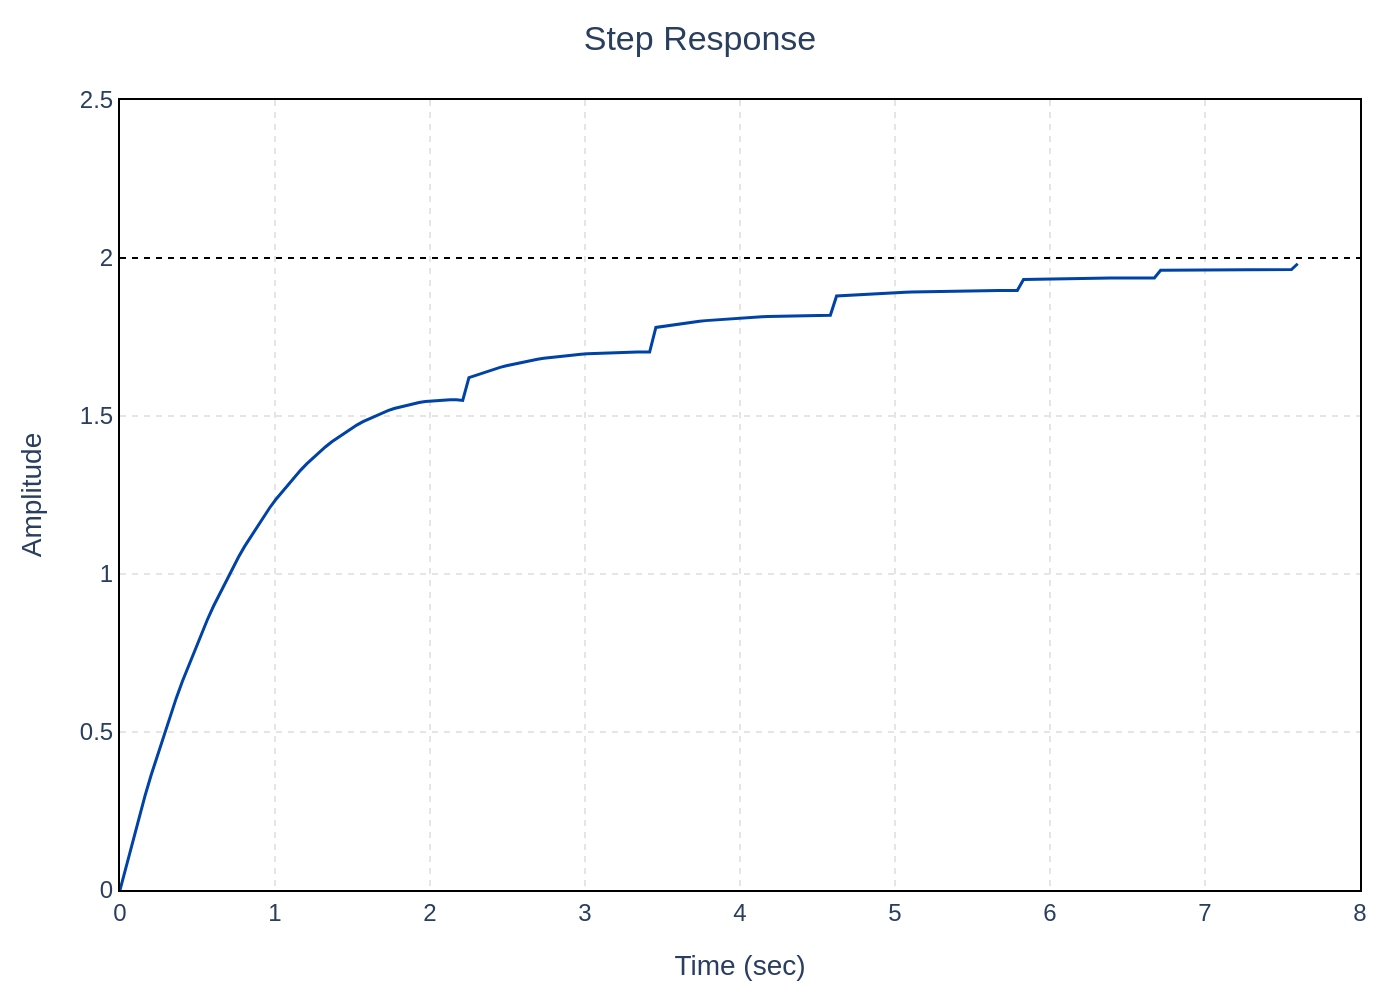

Write Python code to recreate this figure.
import sys
import json
import os
import plotly.graph_objects as go

if len(sys.argv) != 2:
    print(f"Usage: python {os.path.basename(sys.argv[0])} <json_file_path>")
    sys.exit(1)

json_path = sys.argv[1]

try:
    with open(json_path, 'r', encoding='utf-8') as f:
        chart_info = json.load(f)
except FileNotFoundError:
    print(f"Error: File not found at {json_path}")
    sys.exit(1)
except json.JSONDecodeError:
    print(f"Error: Could not decode JSON from {json_path}")
    sys.exit(1)

data_series = chart_info['chart_data']
texts = chart_info['texts']
colors = chart_info['colors']

fig = go.Figure()

# Add the main step response trace
fig.add_trace(go.Scatter(
    x=data_series[0]['x'],
    y=data_series[0]['y'],
    mode='lines',
    line=dict(color=colors[0], width=1.5),
    name=data_series[0].get('name', '')
))

# Add the asymptote trace
fig.add_trace(go.Scatter(
    x=data_series[1]['x'],
    y=data_series[1]['y'],
    mode='lines',
    line=dict(color=colors[1], width=1, dash='dot'),
    name=data_series[1].get('name', '')
))

fig.update_layout(
    title=dict(
        text=texts['title'],
        x=0.5,
        xanchor='center'
    ),
    xaxis_title=texts['x_axis_title'],
    yaxis_title=texts['y_axis_title'],
    font=dict(family="Arial"),
    plot_bgcolor='white',
    width=560,
    height=420,
    xaxis=dict(
        range=[0, 8],
        tickmode='linear',
        tick0=0,
        dtick=1,
        showline=True,
        linewidth=1,
        linecolor='black',
        mirror=True,
        showgrid=True,
        gridcolor='#E5E5E5',
        griddash='dot',
        zeroline=False
    ),
    yaxis=dict(
        range=[0, 2.5],
        tickmode='linear',
        tick0=0,
        dtick=0.5,
        showline=True,
        linewidth=1,
        linecolor='black',
        mirror=True,
        showgrid=True,
        gridcolor='#E5E5E5',
        griddash='dot',
        zeroline=False
    ),
    showlegend=False,
    margin=dict(l=60, r=20, t=50, b=50)
)

output_filename_base = os.path.splitext(os.path.basename(json_path))[0]
output_filename = f"{output_filename_base}.png"

fig.write_image(output_filename, scale=2)

print(f"Chart saved to {output_filename}")
